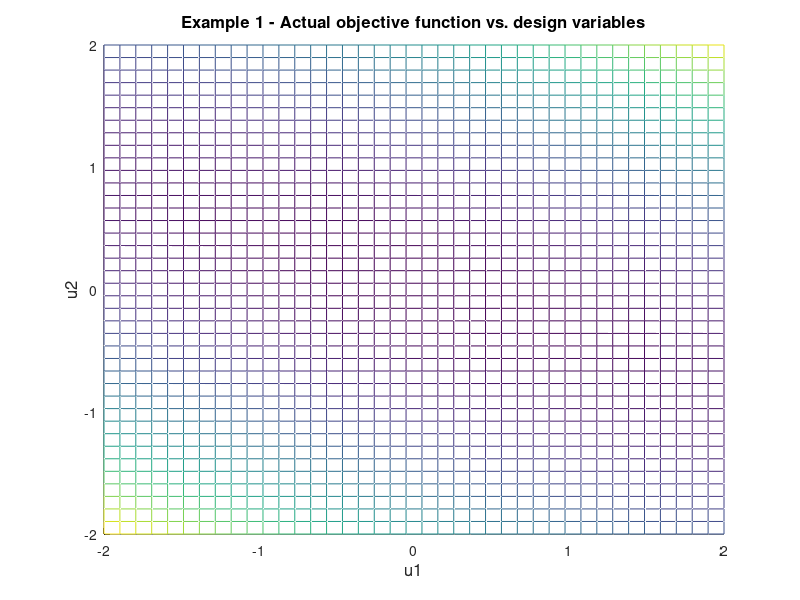
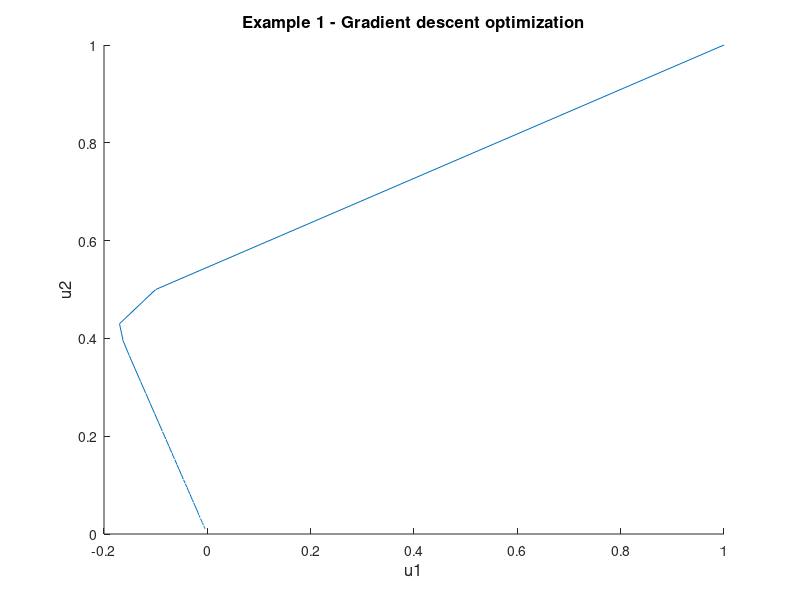
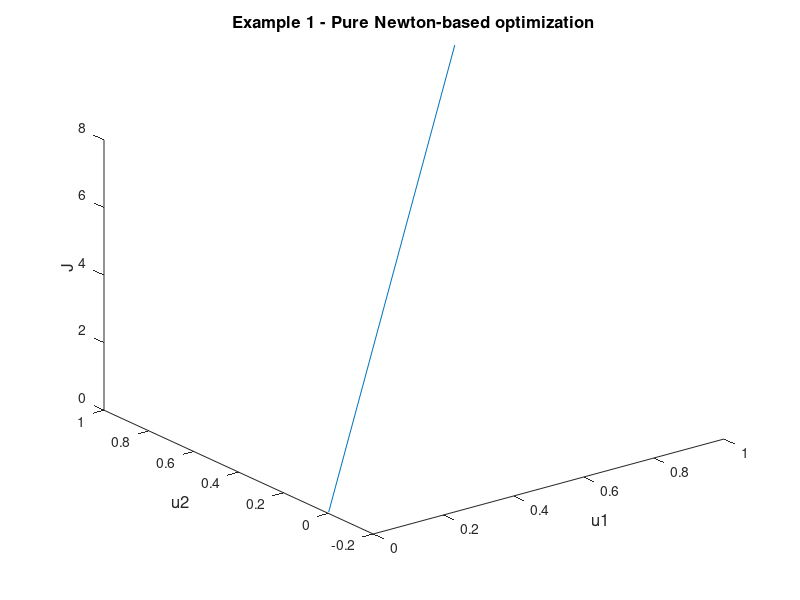
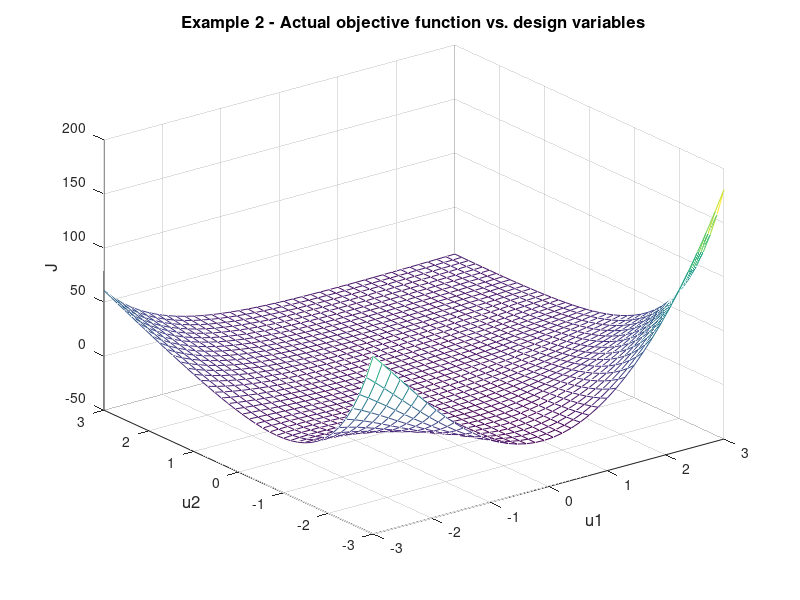

The MATLAB source for these figures, in order:
%   Example problems for lecture 6

clear

%   Example 1

%   First, grid a 2D domain and plot the cost function to visualize the
%   response
u1 = linspace(-2,2,40);
u2 = linspace(-2,2,40);

for i=1:length(u1)
    for j=1:length(u2)
        J(i,j) = 4*u1(i)^2 + 3*u1(i)*u2(j) + u2(j)^2;
    end
end

figure(1)
hold on
mesh(u1,u2,J)
xlabel('u1','fontsize',12);
ylabel('u2','fontsize',12);
zlabel('J','fontsize',12);
title('Example 1 - Actual objective function vs. design variables','fontsize',12);

%   Set up a gradient descent optimization
u(:,1) = [1 1]';
J_iter(1) = 4*u(1,1)^2 + 3*u(1,1)*u(2,1) + u(2,1)^2;
delta_u_convergence = .001;
delta_u = 1;
alpha = .1;
k = 1;
counter = 0;

%   Perform the gradient descent iteration
while delta_u >= delta_u_convergence && counter <= 100
    gradient = [8*u(1,k)+3*u(2,k) 3*u(1,k)+2*u(2,k)];
    u(:,k+1) = u(:,k) - alpha*gradient';
    J_iter(k+1) = 4*u(1,k+1)^2 + 3*u(1,k+1)*u(2,k+1) + u(2,k+1)^2;
    delta_u = norm(u(:,k+1)-u(:,k));
    counter = counter + 1;
    k = k + 1;
end

%   Plot the path of the gradient descent optimization
figure(2)
hold on
plot3(u(1,:)',u(2,:)',J_iter);
xlabel('u1','fontsize',12);
ylabel('u2','fontsize',12);
zlabel('J','fontsize',12);
title('Example 1 - Gradient descent optimization','fontsize',12);

%   Set up a (pure) Netwon's method optimization for the same problem
clear J
clear J_iter
clear u

u(:,1) = [1 1]';
J_iter(1) = 4*u(1,1)^2 + 3*u(1,1)*u(2,1) + u(2,1)^2;
delta_u_convergence = .001;
delta_u = 1;
k = 1;
counter = 0;

%   Perform the Newton iterations
while delta_u >= delta_u_convergence && counter <= 100
    gradient = [8*u(1,k)+3*u(2,k) 3*u(1,k)+2*u(2,k)];
    hessian = [8 3; 3 2];
    u(:,k+1) = u(:,k) - inv(hessian)*gradient';
    J_iter(k+1) = 4*u(1,k+1)^2 + 3*u(1,k+1)*u(2,k+1) + u(2,k+1)^2;
    delta_u = norm(u(:,k+1)-u(:,k));
    counter = counter + 1;
    k = k + 1;
end

%   Plot the path of the Newton-based optimization
figure(3)
plot3(u(1,:)',u(2,:)',J_iter);
xlabel('u1','fontsize',12);
ylabel('u2','fontsize',12);
zlabel('J','fontsize',12);
title('Example 1 - Pure Newton-based optimization','fontsize',12);

%   Example 2
clear J
clear J_iter
clear u

u1 = linspace(-3,3,40);
u2 = linspace(-3,3,40);

for i=1:length(u1)
    for j=1:length(u2)
        J(i,j) = u1(i) + u2(j) + u1(i)*exp(-u2(j)) + u2(j)^2*exp(-u1(i));
    end
end

figure(4)
mesh(u1,u2,J)
xlabel('u1','fontsize',12);
ylabel('u2','fontsize',12);
zlabel('J','fontsize',12);
title('Example 2 - Actual objective function vs. design variables','fontsize',12);

%   Set up a gradient descent optimization
u(:,1) = [-2 2]';
J_iter(1) = u(1,1) + u(2,1) + u(1,1)*exp(-u(2,1)) + u(2,1)^2*exp(-u(1,1));
delta_u_convergence = .001;
delta_u = 1;
alpha = .01;
k = 1;
counter = 0;

%   Perform the gradient descent iterations
while delta_u >= delta_u_convergence && counter <= 100
    gradient = [1-exp(-u(2,k))-u(2,k)^2*exp(-u(1,k)) 1-u(1,k)*exp(-u(2,k))+2*u(2,k)*exp(-u(1,k))];
    u(:,k+1) = u(:,k) - alpha*gradient';
    J_iter(k+1) = u(1,k+1) + u(2,k+1) + u(1,k+1)*exp(-u(2,k+1)) + u(2,k+1)^2*exp(-u(1,k+1));
    delta_u = norm(u(:,k+1)-u(:,k));
    counter = counter + 1;
    k = k + 1;
end

%   Plot the path of the gradient descent optimization
figure(5)
plot3(u(1,:)',u(2,:)',J_iter);
xlabel('u1','fontsize',12);
ylabel('u2','fontsize',12);
zlabel('J','fontsize',12);
title('Example 2 - Gradient descent optimization','fontsize',12);

%   Set up a (pure) Netwon's method optimization for the same problem
clear J
clear J_iter
clear u
u(:,1) = [-2 2]';
J_iter(1) = u(1,1) + u(2,1) + u(1,1)*exp(-u(2,1)) + u(2,1)^2*exp(-u(1,1));
delta_u_convergence = .001;
delta_u = 1;
k = 1;
counter = 0;

%   Perform the Newton iterations
while delta_u >= delta_u_convergence && counter <= 100
    gradient = [1-exp(-u(2,k))-u(2,k)^2*exp(-u(1,k)) 1-u(1,k)*exp(-u(2,k))+2*u(2,k)*exp(-u(1,k))];
    hessian = [-u(2,k)^2*exp(-u(1,k)) -exp(-u(2,k))-2*u(2,k)*exp(-u(1,k)); ...
        -exp(-u(2,k))-2*u(2,k)*exp(-u(1,k)) u(1,k)*exp(-u(2,k))+2*exp(-u(1,k))];
    u(:,k+1) = u(:,k) - inv(hessian)*gradient';
    J_iter(k+1) = u(1,k+1) + u(2,k+1) + u(1,k+1)*exp(-u(2,k+1)) + u(2,k+1)^2*exp(-u(1,k+1));
    delta_u = norm(u(:,k+1)-u(:,k));
    counter = counter + 1;
    k = k + 1;
end

%   Plot the path of the Newton's method-based optimization
figure(6)
plot3(u(1,:)',u(2,:)',J_iter);
xlabel('u1','fontsize',12);
ylabel('u2','fontsize',12);
zlabel('J','fontsize',12);
title('Example 2 - Pure Newton-based optimization','fontsize',12);

%   Example 3
clear J
clear J_iter
clear u

%   Set up a gradient descent optimization
u(:,1) = [-1 -1 -1]';
J_iter(1) = 100 + u(1,1)^2 + (10+u(1,1))^2 + u(2,1)^2 + (10+u(1,1)+u(2,1))^2 + u(3,1)^2;
delta_u_convergence = .001;
delta_u = 1;
alpha = .1;
k = 1;
counter = 0;

%   Perform the gradient descent iterations
while delta_u >= delta_u_convergence && counter <= 100
    gradient(1) = 2*u(1,k) + 2*(10+u(1,k)) + 2*(10+u(1,k)+u(2,k));
    gradient(2) = 2*u(2,k) + 2*(10+u(1,k)+u(2,k));
    gradient(3) = 2*u(3,k);
    u(:,k+1) = u(:,k) - alpha*gradient';
    J_iter(k+1) = 100 + u(1,k+1)^2 + (10+u(1,k+1))^2 + u(2,k+1)^2 + (10+u(1,k+1)+u(2,k+1))^2 + u(3,k+1)^2;
    delta_u = norm(u(:,k+1)-u(:,k));
    counter = counter + 1;
    k = k + 1;
end

%   Plot the convergence of the elements of the control signal
figure(7)
plot(u(1,:));
hold on
plot(u(2,:),'r');
hold on
plot(u(3,:),'m');
xlabel('Iteration','fontsize',12);
ylabel('Control signals','fontsize',12);
legend('u(1)','u(2)','u(3)');
title('Optimal control example - Gradient descent','fontsize',12);

%   Plot the evolution of the cost function
figure(8)
plot(J_iter);
xlabel('Iteration','fontsize',12);
ylabel('J','fontsize',12);
title('Optimal control example - Gradient descent','fontsize',12);

%   Set up a (pure) Netwon's method optimization for the same problem
clear J
clear J_iter
clear u
u(:,1) = [-1 -1 -1]';
J_iter(1) = 100 + u(1,1)^2 + (10+u(1,1))^2 + u(2,1)^2 + (10+u(1,1)+u(2,1))^2 + u(3,1)^2;
delta_u_convergence = .001;
delta_u = 1;
k = 1;
counter = 0;

%   Perform the Newton iterations
while delta_u >= delta_u_convergence && counter <= 100
    gradient(1) = 2*u(1,k) + 2*(10+u(1,k)) + 2*(10+u(1,k)+u(2,k));
    gradient(2) = 2*u(2,k) + 2*(10+u(1,k)+u(2,k));
    gradient(3) = 2*u(3,k);
    hessian = [6 2 0; 2 4 0; 0 0 2];
    u(:,k+1) = u(:,k) - inv(hessian)*gradient';
    J_iter(k+1) = 100 + u(1,k+1)^2 + (10+u(1,k+1))^2 + u(2,k+1)^2 + (10+u(1,k+1)+u(2,k+1))^2 + u(3,k+1)^2;
    delta_u = norm(u(:,k+1)-u(:,k));
    counter = counter + 1;
    k = k + 1;
end

%   Plot the convergence of the elements of the control signal
figure(9)
plot(u(1,:));
hold on
plot(u(2,:),'r');
hold on
plot(u(3,:),'m');
xlabel('Iteration','fontsize',12);
ylabel('Control signals','fontsize',12);
legend('u(1)','u(2)','u(3)');
title('Optimal control example - Pure Newton-based optimization','fontsize',12);

%   Plot the evolution of the cost function
figure(10)
plot(J_iter);
xlabel('Iteration','fontsize',12);
ylabel('J','fontsize',12);
title('Optimal control example - Pure Newton-based optimization','fontsize',12);
